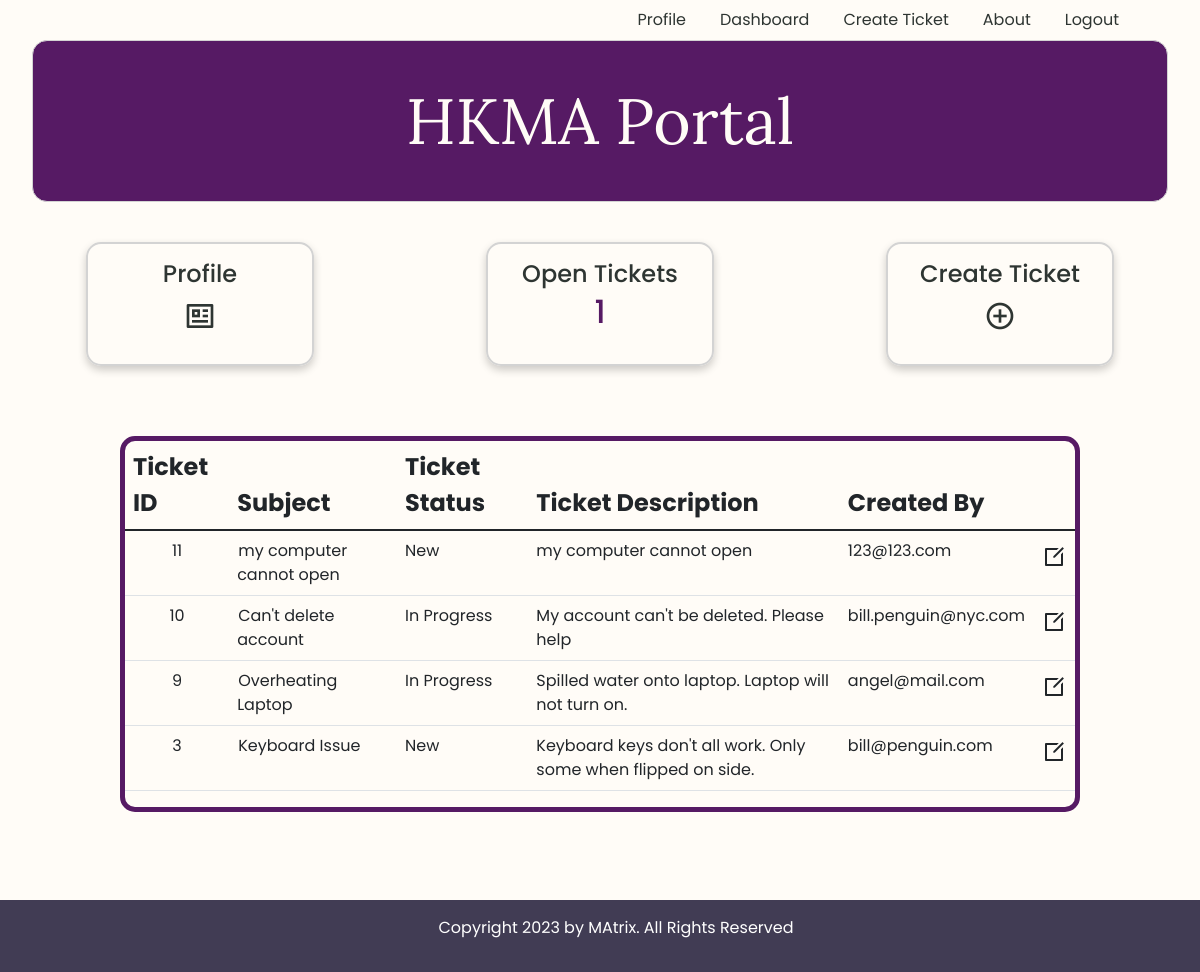
Screenshot of /dashboard (signed in) with the database file from the repository.
### users/models.py (models this page shows)
class User(models.Model):
    first_name = models.CharField(max_length=255)
    last_name = models.CharField(max_length=255)
    email = models.CharField(max_length=255)
    password = models.TextField()
    created_at = models.DateTimeField(auto_now_add=True)
    updated_at = models.DateTimeField(auto_now=True)
    objects = UserManager()

class Ticket(models.Model):
    subject = models.CharField(max_length=250)
    ticket_type = models.CharField(max_length=50)
    ticket_status = models.CharField(max_length=50)
    ticket_description = models.CharField(max_length=350)
    created_by = models.ForeignKey(User, related_name="user_tickets", on_delete=models.CASCADE, null=True)
    created_at = models.DateTimeField(auto_now_add=True)
    updated_at = models.DateTimeField(auto_now=True)
    objects = TicketManager()

### users/views.py (the view)
# urls.py: path('dashboard', views.dashboard),
def dashboard(request):
    if 'user_id' not in request.session:
        return redirect('/')
    context = {
        'user': User.objects.get(id=request.session['user_id']),
        'all_tickets': Ticket.objects.all()
    }
    return render(request, 'dashboard.html', context)

### users/templates/dashboard.html (shortened to what this page needs)
{% include 'logged_navbar.html'%}
	<div class="dashboard-cards">
		<div class="quick-card">
			<div class="card-body">
				<h4 class="card-title"><a href="/profile" class="card-link">
					Profile</a></h4>
				<h2 class="quick-card-icon"><a href="/profile" class="card-link"><i class="ri-profile-line"></i></a></h2>
			</div>
		</div>
		<div class="quick-card">
			<div class="card-body">
				<h4 class="card-title"><a href="/profile" class="card-link">Open Tickets</a></h4>
				<h2 class="card-subtitle"><a href="/profile" class="card-link">{{user.user_tickets.all | length}}</a></h2>
			</div>
		</div>
		<div class="quick-card">
			<div class="card-body">
				<h4 class="card-title"><a href="/ticket_form" class="card-link">
					Create Ticket</a></h4>
				<h2 class="quick-card-icon"><a href="/ticket_form" class="card-link"><i class="ri-add-circle-line"></i></a></h2>
			</div>
		</div>
	</div>
<div class="table-container">
	<table class="table">
		<thead>
			<tr>
				<th scope="col">Ticket ID </th>
				<th scope="col">Subject </th>
				<th scope="col">Ticket Status </th>
				<th scope="col">Ticket Description</th>
				<th scope="col">Created By</th>
			</tr>
		</thead>
		<tbody>
		{% for ticket in all_tickets reversed%}
			<tr class='table-row'>
				<td class="table-data" id='table-id'><a title='Ticket ID' href="/ticket/{{ticket.id}}/edit">{{ticket.id}}</a></td>
				<td><a href="/ticket/{{ticket.id}}/edit">{{ticket.subject}}</a></td>
				<td class="table-data">{{ticket.ticket_status}}</td>
				<td>{{ticket.ticket_description}}</td>
				<td>{{ticket.created_by.email}} </td>
				<td class="data-edit" title="Edit Ticket"><a href="/ticket/{{ticket.id}}/edit"><i class="ri-edit-box-line"></i></a></td>
			</tr>
		{%endfor%}
		</tbody>
	</table>
</div>
<div>
{% include 'footer.html'%}
</div>

### users/static/css/style.css (style rules this page uses)
:root { --first-color: rgb(214, 228, 229); --second-color: rgb(65, 60, 84); --accent-color: rgb(86, 26, 100); --title-color: rgb(86, 26, 100); --text-color: rgb(46, 53, 50); --body-color: rgb(255, 252, 247); --white-color: rgb(255, 255, 255); --body-font: "Poppins", sans-serif; --h2-font-size: 1.25rem; --small-font-size: .813rem; --smaller-font-size: .75rem; --font-medium: 500; --font-semi-bold: 600; }
@media screen and (min-width: 1024px) { :root { --h2-font-size: 1.75rem; --normal-font-size: 1rem; --small-font-size: .875rem; --smaller-font-size: .813rem; } }
* { box-sizing: border-box; padding: 0; margin: 0; }
body { background-color: var(--body-color); font-family: var(--body-font); color: var(--text-color); }
a { margin-left: 1px; margin-right: 1px; color: inherit; transition: all .3s; text-decoration: none; }
h2 { margin-bottom: none; }
.dashboard-cards { display: flex; justify-content: space-around; }
.dashboard-cards a { color: inherit; }
.card-body { width: 14rem; }
.quick-card { border: 2px solid lightgray; border-radius: 15px; box-shadow: 0 4px 8px 0 rgba(0,0,0,0.2); transition: all .3s; margin: 2.5rem; }
.card-title, .card-subtitle { text-align: center; }
.card-subtitle { color: var(--title-color); }
.quick-card-icon { text-align: center; }
.table-container, .profile-table { width: 80%; border: 5px solid var(--title-color); border-radius: 15px; margin-left: auto; margin-right: auto; margin-bottom: 10rem; }
.table th { text-align: left; font-size: 1.5rem; }
#table-id { text-align: center; }
.data-edit { font-size: 1.5rem; text-align: left; }
.table { transition: all .3s; }

### rows the page displays
User: user_tickets.all|length "1"
Ticket: id "11", subject "my computer cannot open", ticket_status "New", ticket_description "my computer cannot open", created_by.email "123@123.com"
Ticket: id "10", subject "Can't delete account", ticket_status "In Progress", ticket_description "My account can't be deleted. Please help", created_by.email "bill.penguin@nyc.com"
Ticket: id "9", subject "Overheating Laptop", ticket_status "In Progress", ticket_description "Spilled water onto laptop. Laptop will not turn on.", created_by.email "angel@mail.com"
Ticket: id "3", subject "Keyboard Issue", ticket_status "New", ticket_description "Keyboard keys don't all work. Only some when flipped on side.", created_by.email "bill@penguin.com"
